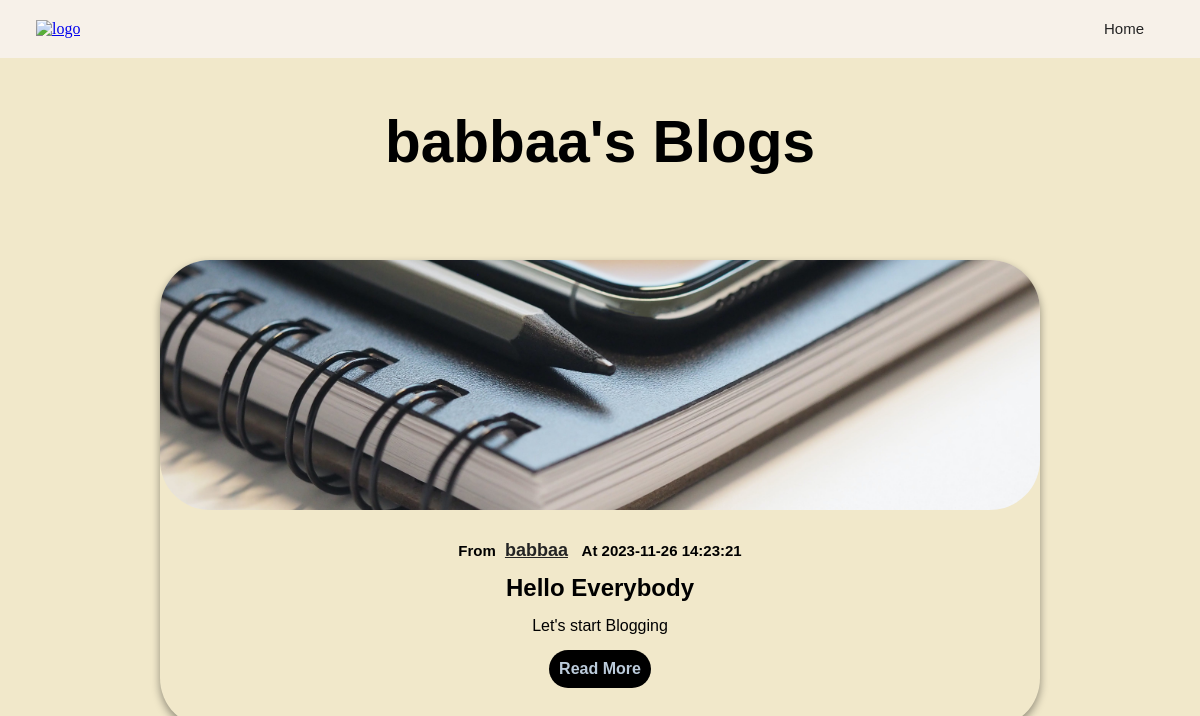
/posts/babbaa (signed in), run on the app's committed database.
### public/models.py (models this page shows)
class User(db.Model, UserMixin):
    id = db.Column(db.Integer, primary_key=True)
    username = db.Column(db.String(50), unique=True, nullable=False)
    password = db.Column(db.String(60), nullable=False)
    email = db.Column(db.String(120), unique=True, nullable=False)
    created_at = db.Column(db.DateTime(timezone=True), default=func.now())
    posts = db.relationship('Post', backref='user', passive_deletes=True)

class Post(db.Model):
    id = db.Column(db.Integer, primary_key=True)
    article = db.Column(db.Text, nullable=False)
    title = db.Column(db.Text, nullable=False)
    created_at = db.Column(db.DateTime(timezone=True), default=func.now())
    author = db.Column(db.Integer, db.ForeignKey('user.id', ondelete="CASCADE"), nullable=False)

### public/share.py (the view)
@posts.route("/posts/<username>")
@login_required
def user_posts(username):
    user = User.query.filter_by(username=username).first()
    if not user:
        flash("User Not Found!", category='error')
        return redirect(url_for('views.home'))
    user_posts = user.posts
    return render_template("posts.html", user=current_user, posts=user_posts, username=username)

### public/__init__.py (called while the page is built)
def create_app():
    app = Flask(__name__)
    app.config['SECRET_KEY'] = secret_key_hashed
    app.config['SQLALCHEMY_DATABASE_URI'] = 'sqlite:///' + os.path.join(app.root_path, DB_NAME)
    db.init_app(app)
    from .home import views
    from .log import auth
    from .share import posts
    app.register_blueprint(views, url_prefix="/")
    app.register_blueprint(auth, url_prefix="/")
    app.register_blueprint(posts, url_prefix="/")
    from .models import User, Post
    create_database(app)
    login_manager = LoginManager()
    login_manager.login_view = "auth.login"
    login_manager.init_app(app)
    @login_manager.user_loader
    def load_user(id):
        return User.query.get(id)
    return app

### public/templates/posts.html (shortened to what this page needs)
<!DOCTYPE html>
<html lang="en">
<head>
    <link rel="stylesheet" href="../static/styles/style.css">
    <link rel="stylesheet" href="../static/styles/blog.css">
</head>
<body>
    <div class="logo">
        <nav>
            <a href="/"><img src="../static/images/—Pngtree—letter b logo_6059128.png" alt="logo" width="60px"></a>
            <ul>
                <li><a href="/" class="home">Home</a></li>
            </ul>
        </nav>
    </div>
    <section class="container">
        <div class="recent">
            <h3>{{ username }}'s Blogs</h3>
        </div>
        <div class="section">
            {% for post in posts %}
            <div class="card">
                <div class="image-section img-one"></div>
                <div class="content">
                    <h3>
                        From <a href="/posts/{{post.user.username}}" class="posts">{{ post.user.username }}</a> At {{ post.created_at }}
                    </h3>
                    <h2>
                        {{ post.title }}
                    </h2>
                    <p>
                        {{ post.article }}
                    </p>
                    <a href="/blog/{{post.id}}" class="button"><strong>Read More</strong></a>
                </div>
            </div>
        {% endfor %}
        </div>
    </section>
</body>
</html>

### public/static/styles/style.css (style rules this page uses)
* { margin: 0px; padding: 0px; box-sizing: border-box; }
body { margin: 0; padding: 0; background-color: #F1E8CA; background-attachment: fixed; background-size: cover; }
.logo { padding: 10px 3%; }
nav { display: flex; align-items: center; justify-content: space-between; }
nav ul li { display: inline-block; margin: 10px 10px; }
nav ul li a { color: #242424; text-decoration: none; font-size: 15px; padding: 10px; font-family: 'Robot', sans-serif; }
section.container div.recent { display: flex; justify-content: center; font-family: 'Dosis', sans-serif; margin-top: 50px; font-size: 50px; }
.section { width: 75%; margin: 75px auto; display: grid; grid-template-columns: repeat(auto-fit, minmax(250px, 1fr)); column-gap: 20px; }
.section h3 { font-family: 'Dosis', sans-serif; color: #000000; margin-bottom: 3px; font-size: 15px; }
section div.card { margin: 10px; box-shadow: 0px 4px 8px 0px rgba(0, 0, 0, 0.4); border-radius: 50px; }
section div.content { padding: 20px 10px; text-align: center; }
section h2 { font-family: 'Dosis', sans-serif; }
section p { font-family: "poppins", sans-serif; font-size: 16px; margin: 15px; max-height: 38px; overflow: hidden; }
section a { font-family: "poppins", sans-serif; padding: 10px; text-decoration: none; font-size: 16px; display: inline-block; background-color: black; color: #bbcbdb; border-radius: 50px; margin-bottom: 20px; }
section div.image-section { min-height: 250px; }
section div.img-one { background-image: url(../images/Blog.jpg); background-repeat: no-repeat; background-size: cover; background-position: center; border-radius: 50px; }
.section a.posts { background-color: transparent; color: #242424; margin: 0px; margin-left: -5px; font-family: 'Dosis', sans-serif; font-size: 18px; text-decoration: underline; }

### public/static/styles/blog.css (style rules this page uses)
.logo { background-color: rgb(247, 241, 233); }

### data on the page
User: username "babbaa"
Post: user.username "babbaa", created_at "2023-11-26 14:23:21", title "Hello Everybody", article "Let's start Blogging"
